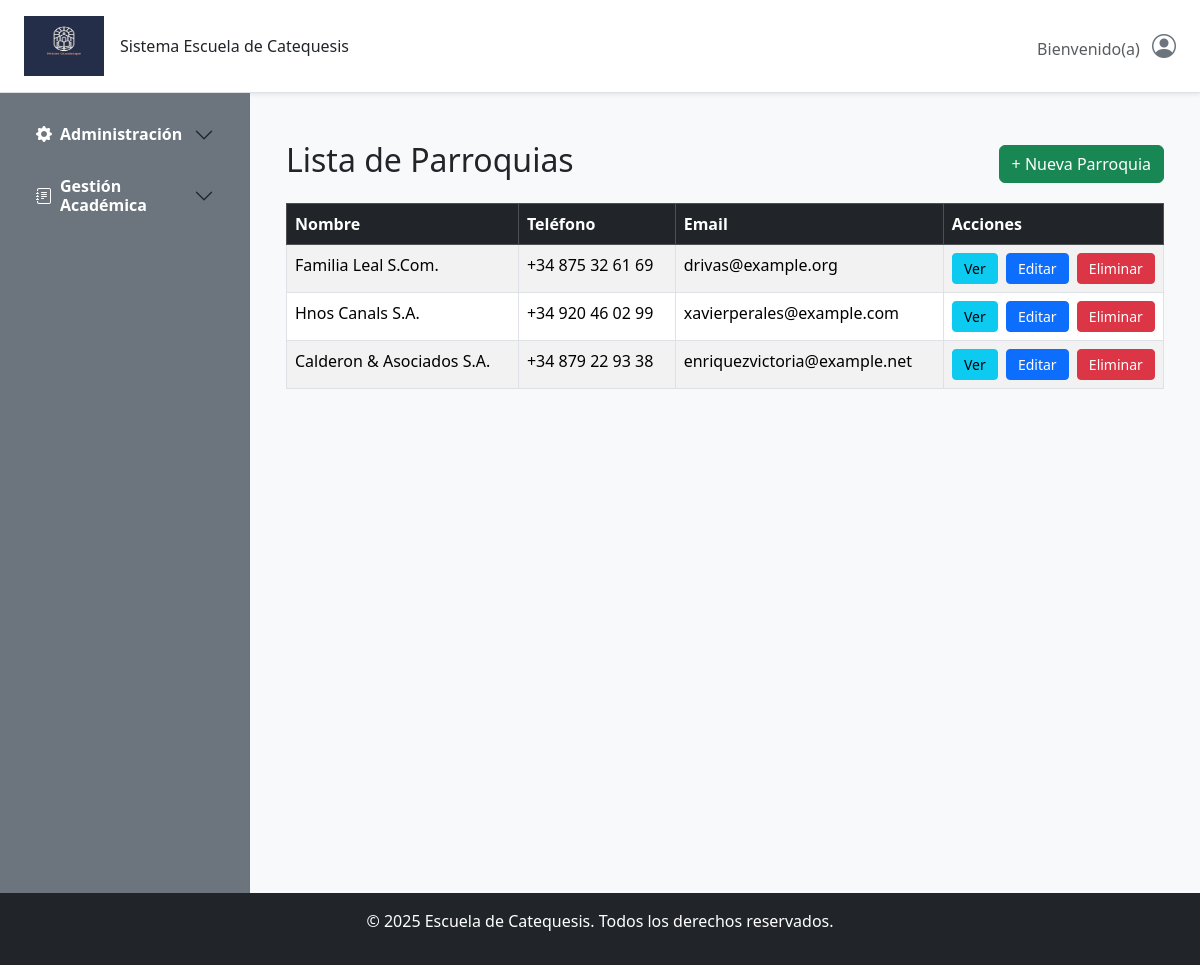
The app's page /parroquia/parroquias/, older data.
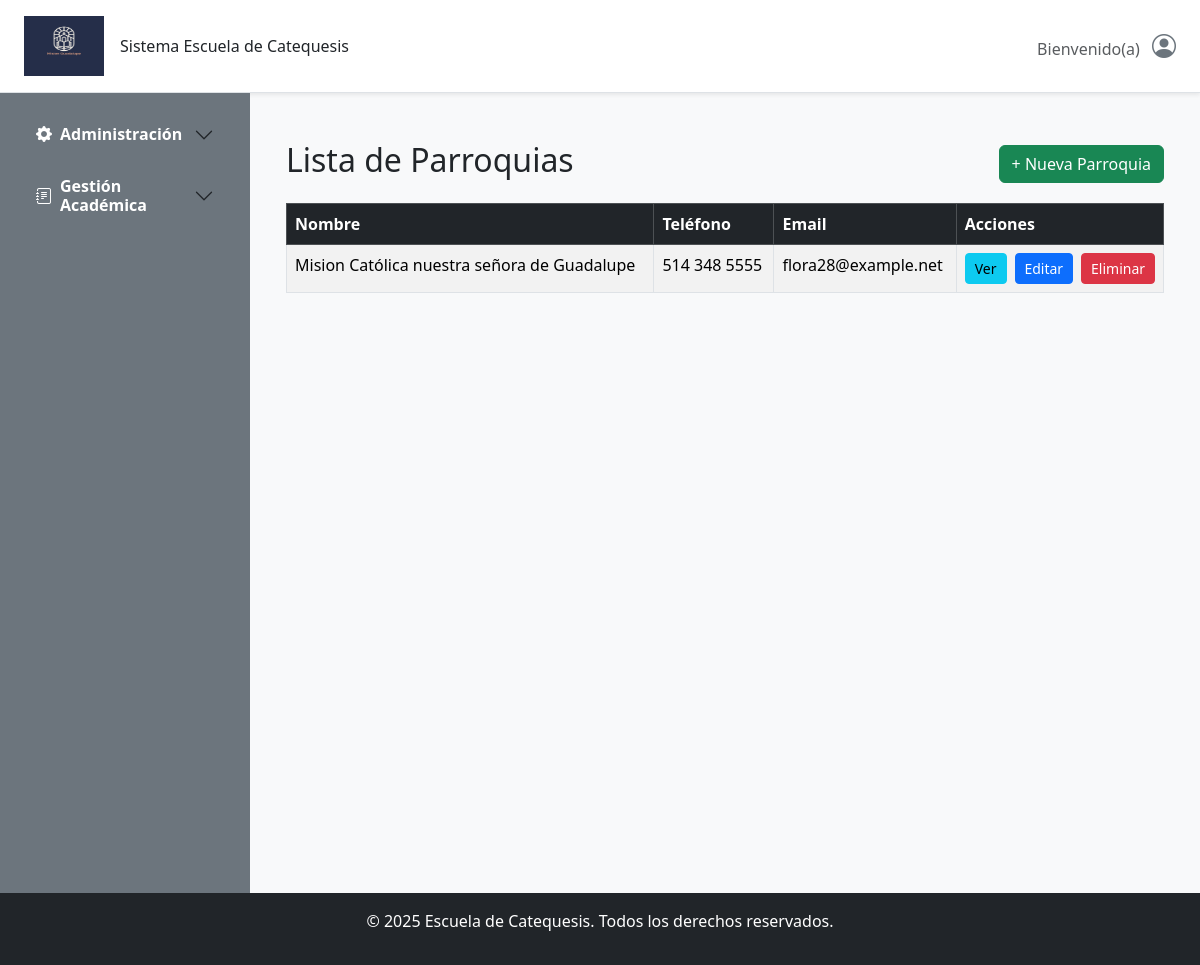
The same page, newer data.
### gestion/models.py (models this page shows, shortened)
class AcademicoModel(models.Model):
    nombre = models.CharField(max_length=100, blank=False,null=False)
    direccion = models.CharField(max_length=250, blank=True)
    codigo_postal = models.CharField(max_length=10, blank=True)
    telefono = models.CharField(max_length=15, blank=True)
    email = models.EmailField(blank=True)
    class Meta:
        abstract = True  # Esto indica que no se creará una tabla para este modelo académico

class AuditModel(models.Model):
    creado_por = models.CharField(max_length=150, blank=True, null=True, editable=False)
    actualizado_por = models.CharField(max_length=150, blank=True, null=True, editable=False)
    fecha_creacion = models.DateTimeField(auto_now_add=True)
    ultima_actualizacion = models.DateTimeField(auto_now=True)
    class Meta:
        abstract = True

class Parroquia(AcademicoModel, AuditModel):
    parroco = models.CharField(max_length=150, blank=True, null=True, verbose_name='Parroco')
    class Meta:
        verbose_name = 'Parroquia'
        verbose_name_plural = 'Parroquias'

### gestion/views/parroquia_views.py (the view)
# urls.py: path('parroquias/', ParroquiaListView.as_view(), name='parroquia_list'),
class ParroquiaListView(ListView):
    model = Parroquia
    template_name = 'Gestion/Parroquias/parroquia_list.html'
    context_object_name = 'parroquias'

### templates/Gestion/Parroquias/parroquia_list.html (shortened to what this page needs)
{% extends 'base.html' %}
{% block content %}
<div class="container mt-4">
  <div class="d-flex justify-content-between align-items-center mb-3">
    <h2>Lista de Parroquias</h2>
    <a href="{% url 'parroquia_create' %}" class="btn btn-success">+ Nueva Parroquia</a>
  </div>
  <table class="table table-striped table-bordered">
    <thead class="table-dark">
      <tr>
        <th>Nombre</th>
        <th>Teléfono</th>
        <th>Email</th>
        <th class="align-items-center">Acciones</th>
      </tr>
    </thead>
    <tbody>
      {% for parroquia in parroquias %}
      <tr>
        <td>{{ parroquia.nombre }}</td>
        <td>{{ parroquia.telefono }}</td>
        <td>{{ parroquia.email }}</td>
        <td>
         <div class="d-flex justify-content-center gap-2">
            <a href="{% url 'parroquia_detail' parroquia.pk %}" class="btn btn-info btn-sm flex-fill">Ver</a>
            <a href="{% url 'parroquia_update' parroquia.pk %}" class="btn btn-primary btn-sm flex-fill">Editar</a>
            <a href="{% url 'parroquia_delete' parroquia.pk %}" class="btn btn-danger btn-sm flex-fill">Eliminar</a>
         </div>
        </td>
      </tr>
      {% endfor %}
    </tbody>
  </table>
</div>
{% endblock %}

### templates/base.html (shortened to what this page needs)
{% load static %}
<!DOCTYPE html>
<html lang="es">
<head>
    <link href="https://cdn.jsdelivr.net/npm/bootstrap@5.3.3/dist/css/bootstrap.min.css" rel="stylesheet">
    <link rel="stylesheet" href="https://cdn.jsdelivr.net/npm/bootstrap-icons@1.11.3/font/bootstrap-icons.min.css">
    <link rel="stylesheet" href="{% static 'css/styles.css' %}">
</head>
<body class="bg-light d-flex flex-column min-vh-100">
    <header class="bg-white shadow-sm py-3 px-4 d-flex justify-content-between align-items-center border-bottom">
        <div class="d-flex align-items-center gap-3">
            <img src="{% static 'images/logo.png' %}" alt="Logo" width="80" height="60"
            <h1 class="h4 mb-0 text-secondary">Sistema Escuela de Catequesis</h1>
        </div>
        <div class="d-none d-md-block text-end">
            <span class="text-muted">Bienvenido(a)</span>
            <i class="bi bi-person-circle fs-4 text-secondary ms-2"></i>
        </div>
    </header>
    <div class="d-flex">
        <aside class="bg-secondary text-white p-3" style="width: 250px; min-height: 100vh;">
            <div class="accordion accordion-flush" id="menuAccordion">
                <div class="accordion-item bg-secondary border-0">
                    <h2 class="accordion-header" id="headingAdmin">
                        <button class="accordion-button collapsed bg-secondary text-white fw-bold" type="button" data-bs-toggle="collapse" data-bs-target="#collapseAdmin" aria-expanded="false" aria-controls="collapseAdmin">
                            <i class="bi bi-gear-fill me-2"></i> Administración
                        </button>
                    </h2>
                </div>
                <div class="accordion-item bg-secondary border-0">
                    <h2 class="accordion-header" id="headingGestion">
                        <button class="accordion-button collapsed bg-secondary text-white fw-bold" type="button" data-bs-toggle="collapse" data-bs-target="#collapseGestion" aria-expanded="false" aria-controls="collapseGestion">
                            <i class="bi bi-journal-text me-2"></i> Gestión Académica
                        </button>
                    </h2>
                </div>
            </div>
        </aside>
        <main class="flex-grow-1 p-4">
            {% block content %}{% endblock %}
        </main>
    </div>
    <footer class="footer bg-dark text-white py-3 mt-auto">
        <div class="container text-center">
            <p>&copy; {% now "Y" %} Escuela de Catequesis. Todos los derechos reservados.</p>
        </div>
    </footer>
</body>
</html>

Row changes from the older to the newer data that the page shows:
removed Parroquia: nombre "Hnos Canals S.A.", telefono "+34 920 46 02 99", email "xavierperales@example.com"
removed Parroquia: nombre "Calderon & Asociados S.A.", telefono "+34 879 22 93 38", email "enriquezvictoria@example.net"
changed Parroquia: nombre "Familia Leal S.Com." → "Mision Católica nuestra señora de Guadalupe"; telefono "+34 875 32 61 69" → "514 348 5555"; email "drivas@example.org" → "flora28@example.net"
